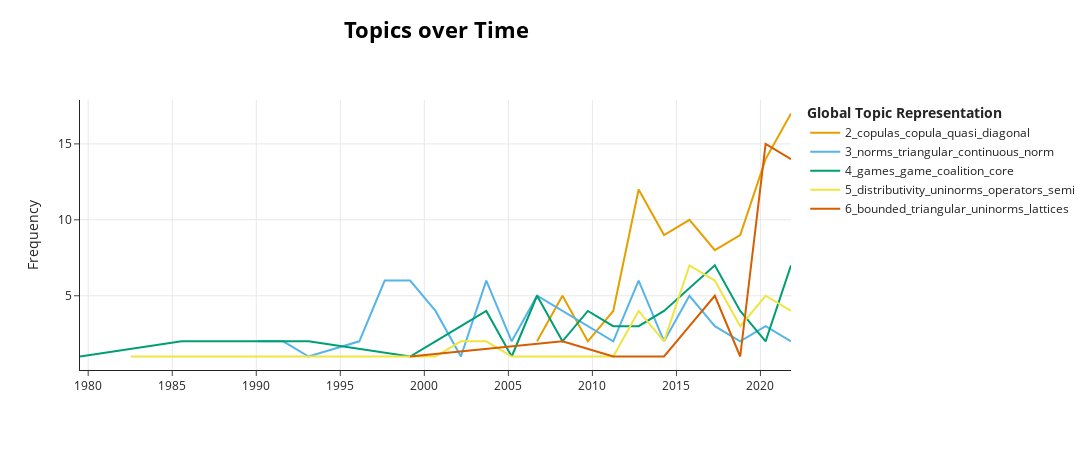

The cell this chart's notebook holds for it:
### Code cell
img1 = topic_model.visualize_topics_over_time(topics_over_time, topics=[n + 2 for n in range(5)])
img1.show()

file_html_name = "plt\\plt_b_" + str(nr_bins) + "_t_" + str(top_n_topics) + ".html"
file_png_name = "plt\\plt_b_" + str(nr_bins) + "_t_" + str(top_n_topics) + ".png"
# img.write_image("test.png")
img1.write_html(file_html_name)
img1.write_image(file_png_name)

### Figure 1 — Plotly figure (JSON) as saved in the notebook; plotly's stock layout.template omitted (floating-point values rounded to 4 significant figures)
{"data": [{"hoverinfo": "text", "hovertext": ["<b>Topic 2</b><br>Words: copulas, semilinear, concavity, families, aug", "<b>Topic 2</b><br>Words: copulas, copula, quasi, ageing, kendall", "<b>Topic 2</b><br>Words: copulas, quasi, copula, irreducible, discrete", "<b>Topic 2</b><br>Words: copulas, convergence, quasi, doubly, copula", "<b>Topic 2</b><br>Words: copulas, copula, diagonal, quasi, trivariate", "<b>Topic 2</b><br>Words: copulas, copula, diagonal, tail, opposite", "<b>Topic 2</b><br>Words: copulas, copula, diagonal, tail, dependence", "<b>Topic 2</b><br>Words: copulas, copula, diagonal, transformations, bivariate", "<b>Topic 2</b><br>Words: copulas, copula, diagonal, bivariate, quasi", "<b>Topic 2</b><br>Words: copulas, copula, quasi, rmm, bivariate", "<b>Topic 2</b><br>Words: copulas, copula, quasi, multivariate, bivariate"], "marker": {"color": "#E69F00"}, "mode": "lines", "name": "2_copulas_copula_quasi_diagonal", "x": ["2006-09-16T11:12:00", "2008-03-21T08:00:00", "2009-09-24T04:48:00", "2011-03-30T01:36:00", "2012-10-01T22:24:00", "2014-04-06T19:12:00", "2015-10-10T16:00:00", "2017-04-14T12:48:00", "2018-10-18T09:36:00", "2020-04-22T06:24:00", "2021-10-26T03:12:00"], "y": [2, 5, 2, 4, 12, 9, 10, 8, 9, 14, 17], "type": "scatter"}, {"hoverinfo": "text", "hovertext": ["<b>Topic 3</b><br>Words: norms, appendix, norm, motivated, diagonal", "<b>Topic 3</b><br>Words: hellendoorn, norms, triplet, derivation, archimedean", "<b>Topic 3</b><br>Words: observation, bound, hellendoorn, deleted, twice", "<b>Topic 3</b><br>Words: norms, schweizer, triangular, sklar, check", "<b>Topic 3</b><br>Words: triangular, norms, norm, continuous, limit", "<b>Topic 3</b><br>Words: norms, triangular, continuous, norm, archimedean", "<b>Topic 3</b><br>Words: norms, continuous, triangular, archimedean, generators", "<b>Topic 3</b><br>Words: rth, norm, power, continuous, nd", "<b>Topic 3</b><br>Words: norms, subnorms, continuous, triangular, archimedean", "<b>Topic 3</b><br>Words: norms, continuous, answer, norm, triangular", "<b>Topic 3</b><br>Words: norms, reversible, norm, continuous, triangular", "<b>Topic 3</b><br>Words: norms, continuous, norm, archimedean, triangular", "<b>Topic 3</b><br>Words: smooth, norms, subnorms, continuous, bwt", "<b>Topic 3</b><br>Words: norms, triangular, associativity, continuous, migrative", "<b>Topic 3</b><br>Words: norms, triangular, norm, continuous, border", "<b>Topic 3</b><br>Words: norms, continuity, anov, stup, triangular", "<b>Topic 3</b><br>Words: norms, norm, continuous, homogeneous, pseudo", "<b>Topic 3</b><br>Words: norms, subnorms, mulholland, triangular, dominance", "<b>Topic 3</b><br>Words: generators, norms, conorms, triangular, additive", "<b>Topic 3</b><br>Words: norms, triangular, continuous, mulholland, generators", "<b>Topic 3</b><br>Words: tau, norms, generators, triangular, concavity"], "marker": {"color": "#56B4E9"}, "mode": "lines", "name": "3_norms_triangular_continuous_norm", "x": ["1990-02-01T22:24:00", "1991-08-07T19:12:00", "1993-02-09T16:00:00", "1996-02-18T09:36:00", "1997-08-23T06:24:00", "1999-02-26T03:12:00", "2000-08-31T00:00:00", "2002-03-05T20:48:00", "2003-09-08T17:36:00", "2005-03-13T14:24:00", "2006-09-16T11:12:00", "2008-03-21T08:00:00", "2009-09-24T04:48:00", "2011-03-30T01:36:00", "2012-10-01T22:24:00", "2014-04-06T19:12:00", "2015-10-10T16:00:00", "2017-04-14T12:48:00", "2018-10-18T09:36:00", "2020-04-22T06:24:00", "2021-10-26T03:12:00"], "y": [2, 2, 1, 2, 6, 6, 4, 1, 6, 2, 5, 4, 3, 2, 6, 2, 5, 3, 2, 3, 2], "type": "scatter"}, {"hoverinfo": "text", "hovertext": ["<b>Topic 4</b><br>Words: persons, shapley, core, games, game", "<b>Topic 4</b><br>Words: games, coalitions, game, core, players", "<b>Topic 4</b><br>Words: game, excess, games, player, coalition", "<b>Topic 4</b><br>Words: vague, achievable, offs, coalition, coalitions", "<b>Topic 4</b><br>Words: games, tu, lexicographical, game, equalizer", "<b>Topic 4</b><br>Words: games, game, core, pamas, auctions", "<b>Topic 4</b><br>Words: games, committee, lp, game, situations", "<b>Topic 4</b><br>Words: games, game, cooperative, core, reduced", "<b>Topic 4</b><br>Words: games, core, enlarged, game, coalitions", "<b>Topic 4</b><br>Words: game, games, cooperative, core, coalition", "<b>Topic 4</b><br>Words: core, bargaining, game, games, shapley", "<b>Topic 4</b><br>Words: games, game, players, myerson, cooperative", "<b>Topic 4</b><br>Words: games, cooperate, game, players, core", "<b>Topic 4</b><br>Words: games, coalition, game, shapley, core", "<b>Topic 4</b><br>Words: games, coalition, harsanyi, game, shapley", "<b>Topic 4</b><br>Words: games, coalition, players, cooperative, game", "<b>Topic 4</b><br>Words: games, game, players, posedness, cooperative"], "marker": {"color": "#009E73"}, "mode": "lines", "name": "4_games_game_coalition_core", "x": ["1979-07-06T20:48:00", "1985-07-22T08:00:00", "1993-02-09T16:00:00", "1999-02-26T03:12:00", "2000-08-31T00:00:00", "2003-09-08T17:36:00", "2005-03-13T14:24:00", "2006-09-16T11:12:00", "2008-03-21T08:00:00", "2009-09-24T04:48:00", "2011-03-30T01:36:00", "2012-10-01T22:24:00", "2014-04-06T19:12:00", "2017-04-14T12:48:00", "2018-10-18T09:36:00", "2020-04-22T06:24:00", "2021-10-26T03:12:00"], "y": [1, 2, 2, 1, 2, 4, 1, 5, 2, 4, 3, 3, 4, 7, 4, 2, 7], "type": "scatter"}, {"hoverinfo": "text", "hovertext": ["<b>Topic 5</b><br>Words: demorgan, operators, identity, distributivity, derived", "<b>Topic 5</b><br>Words: denotes, regularity, pointwise, usual, equation", "<b>Topic 5</b><br>Words: factorisation, algebraic, distributivity, polynomials, extreme", "<b>Topic 5</b><br>Words: distributivity, pairs, interesting, equation, solve", "<b>Topic 5</b><br>Words: uninorm, uninorms, conditionf, operators, modularity", "<b>Topic 5</b><br>Words: uninorms, operators, distributivity, uninorm, reversible", "<b>Topic 5</b><br>Words: uninorms, pseudosmooth, cu, operators, distributivity", "<b>Topic 5</b><br>Words: distributivity, idempotent, nullnorm, uninorm, having", "<b>Topic 5</b><br>Words: uninorms, implications, distributivity, derived, disjunctive", "<b>Topic 5</b><br>Words: distributivity, uninorms, nullnorms, consideration, assumption", "<b>Topic 5</b><br>Words: reversibility, self, unit, binary, shift", "<b>Topic 5</b><br>Words: uninorms, semi, distributive, conditions, operators", "<b>Topic 5</b><br>Words: distributivity, uninorms, nullnorm, uninorm, equation", "<b>Topic 5</b><br>Words: uninorms, distributivity, semi, nullnorms, classes", "<b>Topic 5</b><br>Words: distributivity, uninorms, nullnorms, semi, operators", "<b>Topic 5</b><br>Words: distributivity, modularity, operators, uninorms, semi", "<b>Topic 5</b><br>Words: distributivity, uninorms, operators, uninorm, modularity", "<b>Topic 5</b><br>Words: distributivity, uninorm, uninorms, operators, mayor", "<b>Topic 5</b><br>Words: distributivity, uninorms, conditional, semi, operators"], "marker": {"color": "#F0E442"}, "mode": "lines", "name": "5_distributivity_uninorms_operators_semi", "x": ["1982-07-14T14:24:00", "1987-01-25T04:48:00", "1994-08-15T12:48:00", "1999-02-26T03:12:00", "2000-08-31T00:00:00", "2002-03-05T20:48:00", "2003-09-08T17:36:00", "2005-03-13T14:24:00", "2006-09-16T11:12:00", "2008-03-21T08:00:00", "2009-09-24T04:48:00", "2011-03-30T01:36:00", "2012-10-01T22:24:00", "2014-04-06T19:12:00", "2015-10-10T16:00:00", "2017-04-14T12:48:00", "2018-10-18T09:36:00", "2020-04-22T06:24:00", "2021-10-26T03:12:00"], "y": [1, 1, 1, 1, 1, 2, 2, 1, 1, 1, 1, 1, 4, 2, 7, 6, 3, 5, 4], "type": "scatter"}, {"hoverinfo": "text", "hovertext": ["<b>Topic 6</b><br>Words: norm, lists, condition, orderings, multidimensional", "<b>Topic 6</b><br>Words: uninorms, right, left, residual, coimplicators", "<b>Topic 6</b><br>Words: norms, ordinal, bounded, sum, triangular", "<b>Topic 6</b><br>Words: element, uninorms, neutral, uninorm, bounded", "<b>Topic 6</b><br>Words: triangular, bounded, nullnorms, uninorms, lattices", "<b>Topic 6</b><br>Words: bounded, triangular, nullnorms, lattice, norms", "<b>Topic 6</b><br>Words: bounded, uninorms, triangular, lattices, neutral", "<b>Topic 6</b><br>Words: bounded, triangular, uninorms, lattices, norms", "<b>Topic 6</b><br>Words: bounded, triangular, lattices, nullnorms, uninorms"], "marker": {"color": "#D55E00"}, "mode": "lines", "name": "6_bounded_triangular_uninorms_lattices", "x": ["1999-02-26T03:12:00", "2008-03-21T08:00:00", "2011-03-30T01:36:00", "2014-04-06T19:12:00", "2015-10-10T16:00:00", "2017-04-14T12:48:00", "2018-10-18T09:36:00", "2020-04-22T06:24:00", "2021-10-26T03:12:00"], "y": [1, 2, 1, 1, 3, 5, 1, 15, 14], "type": "scatter"}], "layout": {"xaxis": {"showgrid": true}, "yaxis": {"showgrid": true, "title": {"text": "Frequency"}}, "title": {"font": {"size": 22, "color": "Black"}, "text": "<b>Topics over Time</b>", "y": 0.95, "x": 0.4, "xanchor": "center", "yanchor": "top"}, "hoverlabel": {"font": {"size": 16, "family": "Rockwell"}, "bgcolor": "white"}, "width": 1250, "height": 450, "legend": {"title": {"text": "<b>Global Topic Representation"}}}}
